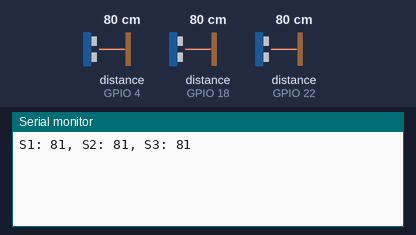
A sketch run on a simulated ESP32. Shown: the last lines printed to the serial monitor. The inputs (shaded band) are chosen by the test bench; at power-on: distance to the obstacle (sensors on GPIO 4, GPIO 18, GPIO 22) 80 cm. The echo pulse lasts 58.3 µs per cm; WiFi joins after 1.5 s; servers stay silent unless stated.

Above: at 3.0 s.
3.1 s: distance to the obstacle (sensor on GPIO 4) set to 2 cm
At 4.2 s:
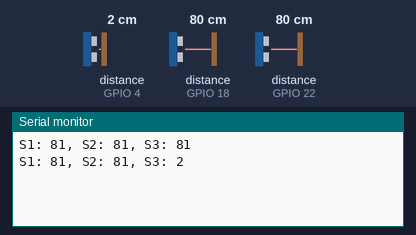
4.6 s: distance to the obstacle (sensor on GPIO 18) set to 2 cm
At 5.6 s:
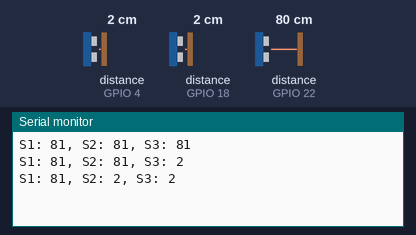
6.1 s: distance to the obstacle (sensor on GPIO 22) set to 2 cm
At 7.3 s:
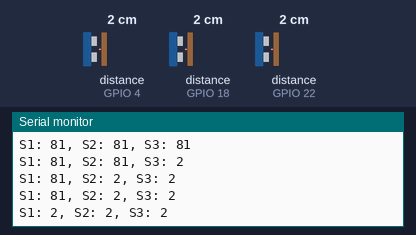
7.6 s: distance to the obstacle (sensor on GPIO 4) set to 4 cm
At 8.6 s:
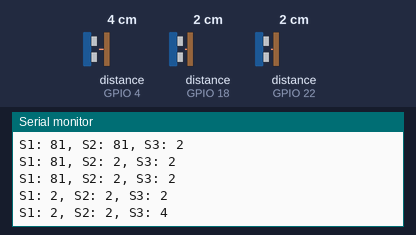
9.1 s: distance to the obstacle (sensor on GPIO 18) set to 4 cm
At 10.4 s:
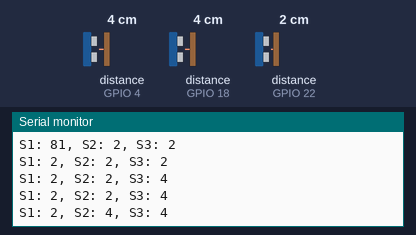
10.6 s: distance to the obstacle (sensor on GPIO 22) set to 4 cm
At 11.6 s:
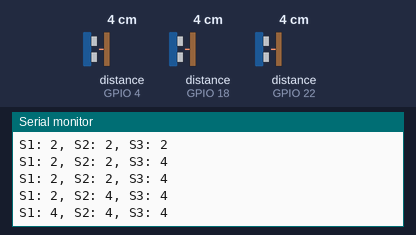
Timing chart, 0 to 13.1 s (numbered marks = the images above; inputs shaded):
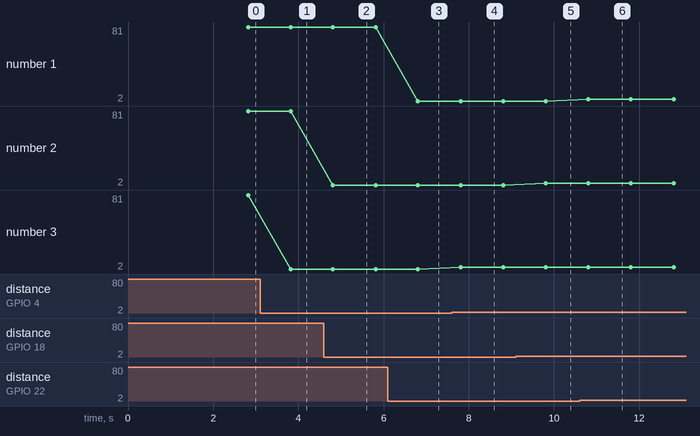

Measured:
- after the input at 3.1 s, the serial monitor: prints a new line after 0.72 s (image 1)
- after the input at 4.6 s, the serial monitor: prints a new line after 0.21 s (image 2)
- after the input at 6.1 s, the serial monitor: prints a new line after 0.71 s (image 3)
- after the input at 7.6 s, the serial monitor: prints a new line after 0.21 s (image 4)
- after the input at 9.1 s, the serial monitor: prints a new line after 0.71 s (image 5)
- after the input at 10.6 s, the serial monitor: prints a new line after 0.21 s (image 6)
- plotted number 3: 2 → 4 after the input at 7.6 s

The sketch:

Test_Blynk.ino
```cpp
#include <WiFi.h>
#include <BlynkSimpleEsp32.h>
#include <NewPing.h>

#define BLYNK_TEMPLATE_ID "TMPLxxxxxxx"
#define BLYNK_TEMPLATE_NAME "xe tu dong"
#define BLYNK_AUTH_TOKEN "Cl_fcjrKmby7QZwgmyl-_EePWyiWAKxv"

// WiFi credentials
char ssid[] = "Tên_WiFi";
char pass[] = "Mật_khẩu_WiFi";

#define TRIGGER_PIN_1  23
#define ECHO_PIN_1     22
#define TRIGGER_PIN_2  19
#define ECHO_PIN_2     18
#define TRIGGER_PIN_3  5
#define ECHO_PIN_3     4
#define MAX_DISTANCE 200

NewPing sonar1(TRIGGER_PIN_1, ECHO_PIN_1, MAX_DISTANCE);
NewPing sonar2(TRIGGER_PIN_2, ECHO_PIN_2, MAX_DISTANCE);
NewPing sonar3(TRIGGER_PIN_3, ECHO_PIN_3, MAX_DISTANCE);

BlynkTimer timer;

void sendSensorData() {
  int dist1 = sonar1.ping_cm();
  int dist2 = sonar2.ping_cm();
  int dist3 = sonar3.ping_cm();

  dist1 = (dist1 == 0) ? MAX_DISTANCE : dist1;
  dist2 = (dist2 == 0) ? MAX_DISTANCE : dist2;
  dist3 = (dist3 == 0) ? MAX_DISTANCE : dist3;

  Blynk.virtualWrite(V1, dist1);
  Blynk.virtualWrite(V2, dist2);
  Blynk.virtualWrite(V3, dist3);

  Serial.printf("S1: %d, S2: %d, S3: %d\n", dist1, dist2, dist3);
}

void setup() {
  Serial.begin(115200);
  Blynk.begin(BLYNK_AUTH_TOKEN, ssid, pass);
  timer.setInterval(1000L, sendSensorData);
}

void loop() {
  Blynk.run();
  timer.run();
}
```
